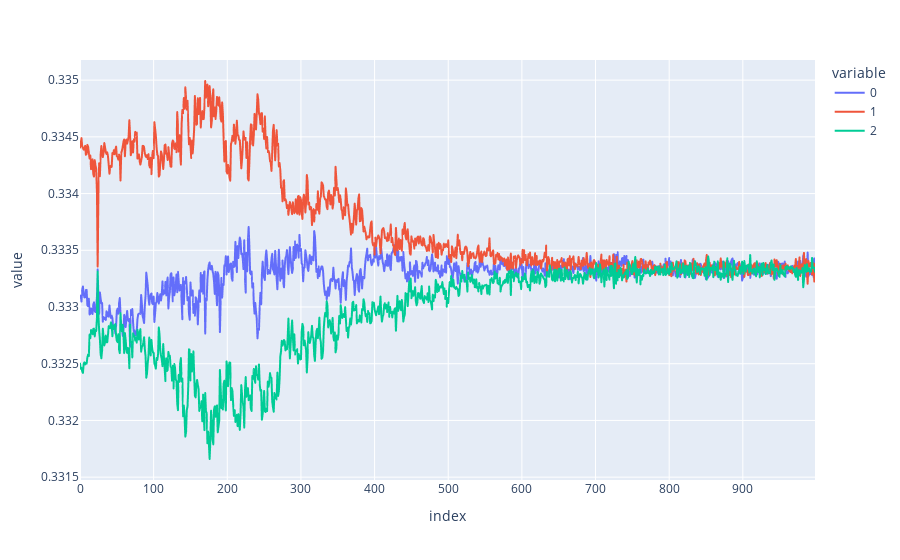

This figure's notebook cell:
### Code cell
coefficients = np.array([c.detach().numpy() for c in simple_model.soft_coeffs])

px.line(coefficients.T)

### Figure 1 — Plotly figure (JSON) as saved in the notebook; plotly's stock layout.template omitted (floating-point values rounded to 4 significant figures; data arrays with more than 128 entries replaced by an {"elided": "..."} marker saying what was removed)
{"data": [{"hovertemplate": "variable=0<br>index=%{x}<br>value=%{y}<extra></extra>", "legendgroup": "0", "line": {"color": "#636efa", "dash": "solid"}, "marker": {"symbol": "circle"}, "mode": "lines", "name": "0", "showlegend": true, "type": "scattergl", "x": {"elided": "999 int values"}, "xaxis": "x", "y": {"elided": "999 float values"}, "yaxis": "y"}, {"hovertemplate": "variable=1<br>index=%{x}<br>value=%{y}<extra></extra>", "legendgroup": "1", "line": {"color": "#EF553B", "dash": "solid"}, "marker": {"symbol": "circle"}, "mode": "lines", "name": "1", "showlegend": true, "type": "scattergl", "x": {"elided": "999 int values"}, "xaxis": "x", "y": {"elided": "999 float values"}, "yaxis": "y"}, {"hovertemplate": "variable=2<br>index=%{x}<br>value=%{y}<extra></extra>", "legendgroup": "2", "line": {"color": "#00cc96", "dash": "solid"}, "marker": {"symbol": "circle"}, "mode": "lines", "name": "2", "showlegend": true, "type": "scattergl", "x": {"elided": "999 int values"}, "xaxis": "x", "y": {"elided": "999 float values"}, "yaxis": "y"}], "layout": {"legend": {"title": {"text": "variable"}, "tracegroupgap": 0}, "margin": {"t": 60}, "xaxis": {"anchor": "y", "domain": [0, 1], "title": {"text": "index"}}, "yaxis": {"anchor": "x", "domain": [0, 1], "title": {"text": "value"}}}}
